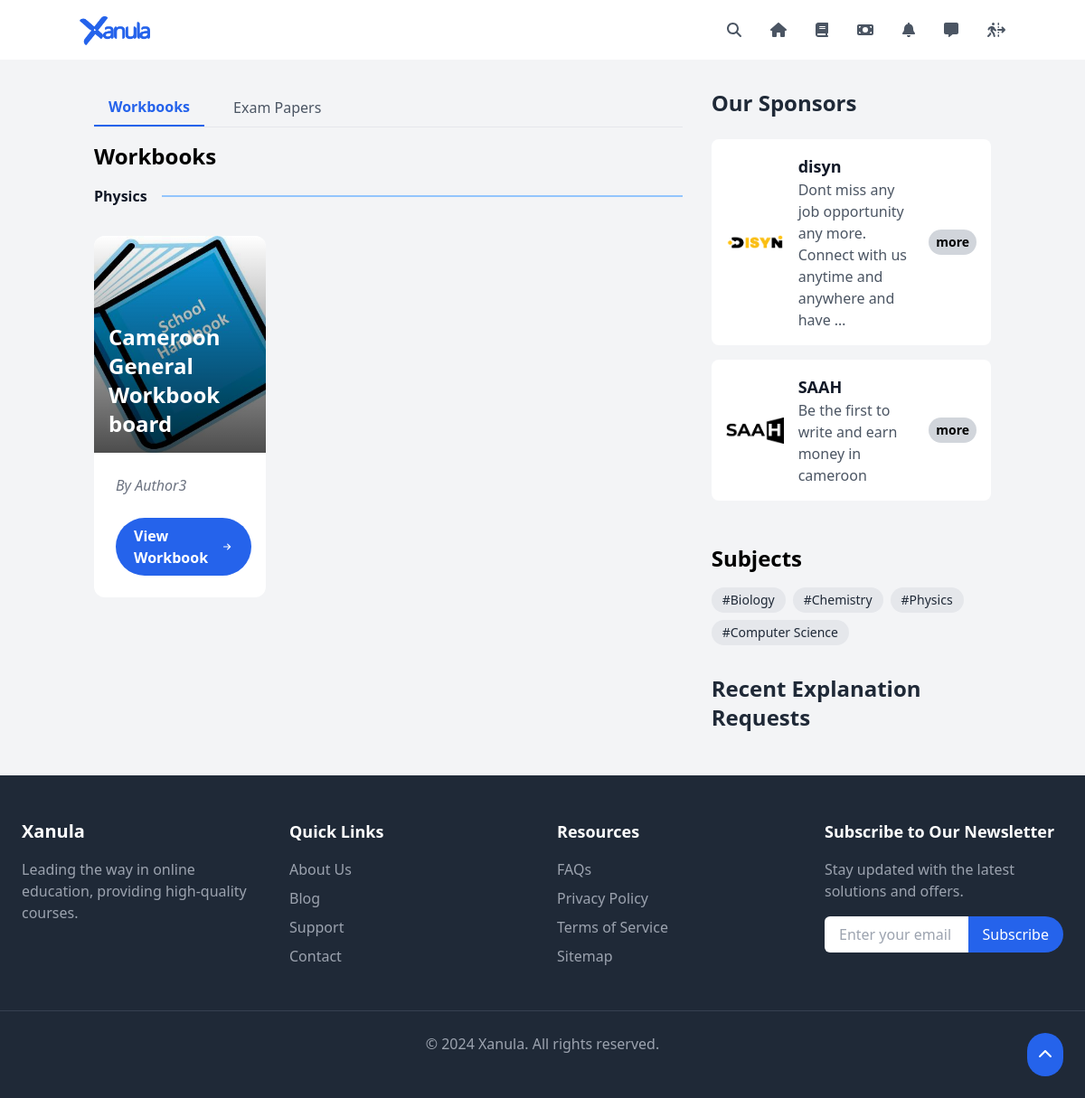
Page /home/ (signed in) on the committed database.
### core/models.py (models this page shows, shortened)
class Subject(models.Model):
    name = models.CharField(max_length=100)

class Workbook(models.Model):
    title = models.CharField(max_length=200)
    subject = models.ForeignKey(Subject, on_delete=models.CASCADE)
    author = models.ForeignKey(Author, on_delete=models.CASCADE)
    is_paid = models.BooleanField(default=False)
    image = models.ImageField(upload_to='workbook_images/', default='default_workbook.png')
    archived_by = GenericRelation(ArchivedItem)

class Author(models.Model):
    name = models.CharField(max_length=100)
    unique_code = models.CharField(default=generate_unique_code,max_length=20, unique=True)
    def __str__(self):
        return self.name

class Sponsor(models.Model):
    title = models.CharField(max_length=100)
    description = models.TextField()
    image = models.ImageField(upload_to='sponsors/')
    link = models.URLField()
    created_at = models.DateTimeField(auto_now_add=True)
    expiry_date = models.DateTimeField()

### core/views.py (the view)
# urls.py: path('home/', StudentHomeView.as_view(), name='student_home'),
class StudentHomeView(LoginRequiredMixin, ListView):
    model = Subject
    template_name = 'core/student_home.html'
    context_object_name = 'subjects'
    def get_queryset(self):
        return Subject.objects.prefetch_related('workbook_set')
    def get_context_data(self, **kwargs):
        context = super().get_context_data(**kwargs)
        context['recent_exam_papers'] = PastExamPaper.objects.order_by('-id')[:5]  # Get 5 most recent exam papers
        context['recent_explanation_requests'] = ExplanationRequest.objects.filter(user=self.request.user).order_by('-created_at')[:5]
        context['sponsors'] = Sponsor.objects.filter(expiry_date__gt=timezone.now()).order_by('-created_at')[:3]
        return context

### core/context_processors.py (called while the page is built)
def notification_count(request):
    if request.user.is_authenticated:
        count = ExplanationRequest.objects.filter(user=request.user, status='pending').count()
        return {'notification_count': count}
    return {'notification_count': 0}

def general_notification_count(request):
    if request.user.is_authenticated and not request.user.is_staff:
        count = Notification.objects.filter(
            recipient=request.user,
            is_read=False
        ).count() + Notification.objects.filter(
            is_global=True,
            is_read=False
        ).count()
        return {'unread_notifications_count': count}
    return {'unread_notifications_count': 0}

### templates/core/student_home.html (shortened to what this page needs)
{% extends 'base.html' %}
{% block content %}
<div class="container mx-auto px-4 py-8 grid grid-cols-1 lg:grid-cols-3 gap-8">
    <div class="lg:col-span-2 space-y-8">
        <div>
            <div class="flex space-x-4 border-b mb-4">
                <button id="workbooks-tab" class="px-4 py-2 text-blue-600 font-semibold border-b-2 border-blue-600">Workbooks</button>
                <button id="exam-papers-tab" class="px-4 py-2 text-gray-600 hover:text-blue-600">Exam Papers</button>
            </div>
            <div id="workbooks-section">
                <h2 class="text-2xl font-bold mb-4">Workbooks</h2>
                {% for subject in subjects %}
                {% if subject.workbook_set.exists %}
                <div class="mb-12">
                    <div class="flex items-center mb-8">
                        <h3 class=" font-extrabold text-gray-900">{{ subject.name }}</h3>
                        <div class="flex-grow ml-4 border-t-2 border-blue-300"></div>
                    </div>
                    <div class="grid grid-cols-1 md:grid-cols-2 lg:grid-cols-3 gap-10">
                        {% for workbook in subject.workbook_set.all %}
                        <div class="relative group bg-white rounded-xl overflow-hidden  hover:shadow-2xl transition-shadow duration-300">
                            <div class="relative">
                                <img src="{{ workbook.image.url }}" alt="{{ workbook.title }}" class="w-full h-60 object-cover transition-transform transform group-hover:scale-110 duration-300">
                                <div class="absolute inset-0 bg-gradient-to-t from-black to-transparent opacity-70 group-hover:opacity-80 transition-opacity duration-300"></div>
                                <h4 class="absolute bottom-4 left-4 text-white text-2xl font-bold z-10">{{ workbook.title }}</h4>
                            </div>
                            <div class="p-6">
                                <p class="text-gray-500 italic mb-2">By {{ workbook.author }}</p>
                                <a href="{% url 'core:workbook_detail' workbook.id %}" class="inline-flex items-center justify-center bg-blue-600 hover:bg-blue-800 text-white font-semibold py-2 px-5 rounded-full transform transition-transform duration-300 group-hover:translate-y-0.5">
                                    View Workbook
                                    <svg class="ml-2 w-5 h-5" fill="none" stroke="currentColor" viewBox="0 0 24 24" xmlns="http://www.w3.org/2000/svg">
                                        <path stroke-linecap="round" stroke-linejoin="round" stroke-width="2" d="M13 7l5 5m0 0l-5 5m5-5H6"></path>
                                    </svg>
                                </a>
                            </div>
                        </div>
                        {% endfor %}
                    </div>
                </div>
                {% endif %}
            {% endfor %}
            </div>
        </div>
    </div>
    <div class="space-y-8 sticky top-0">
        <div class="mb-12">
            <h2 class="text-2xl font-bold mb-6 text-gray-800">Our Sponsors</h2>
            <div class="space-y-4">
                {% for sponsor in sponsors %}
                <div class="bg-white rounded-lg overflow-hidden flex items-center p-4 transition-transform transform hover:scale-105 duration-300">
                    <img src="{{ sponsor.image.url }}" alt="{{ sponsor.title }}" class="w-16 h-16 object-contain mr-4">
                    <div class="flex-grow">
                        <h4 class="text-lg font-semibold text-gray-900">{{ sponsor.title }}</h4>
                        <p class="text-gray-600">{{ sponsor.description|truncatewords:15 }}</p>
                    </div>
                    <a href="{{ sponsor.link }}" target="_blank" class="ml-4 inline-block bg-gray-300 hover:bg-green-600 font-semibold py-1 px-2 rounded-full text-sm transition-colors duration-300">
                    more
                    </a>
                </div>
                {% endfor %}
            </div>
        </div>
        <div>
            <h2 class="text-2xl font-bold mb-4">Subjects</h2>
            <div class="flex flex-wrap gap-2">
                {% for subject in subjects %}
                <a href=" {% url "core:search" %}" class="inline-block bg-gray-200 hover:bg-gray-00 text-gray-800 px-3 py-1 rounded-full text-sm transition">
                    #{{ subject.name }}
                </a>
                {% endfor %}
            </div>
        </div>
        <div>
            <h2 class="text-2xl font-bold mb-4 text-gray-800">Recent Explanation Requests</h2>
        </div>
    </div>
</div>
{% endblock %}

### rows in the picture
Subject: name "Physics"
Workbook: image (placeholder picture), title "Cameroon General Workbook board", author "Author3"
Sponsor: image (picture), title "disyn", description "Dont miss any job opportunity any more. Connect with us anytime and anywhere and have …"
Sponsor: image (picture), title "SAAH", description "Be the first to write and earn money in cameroon"
Subject: name "Biology"
Subject: name "Chemistry"
Subject: name "Computer Science"
